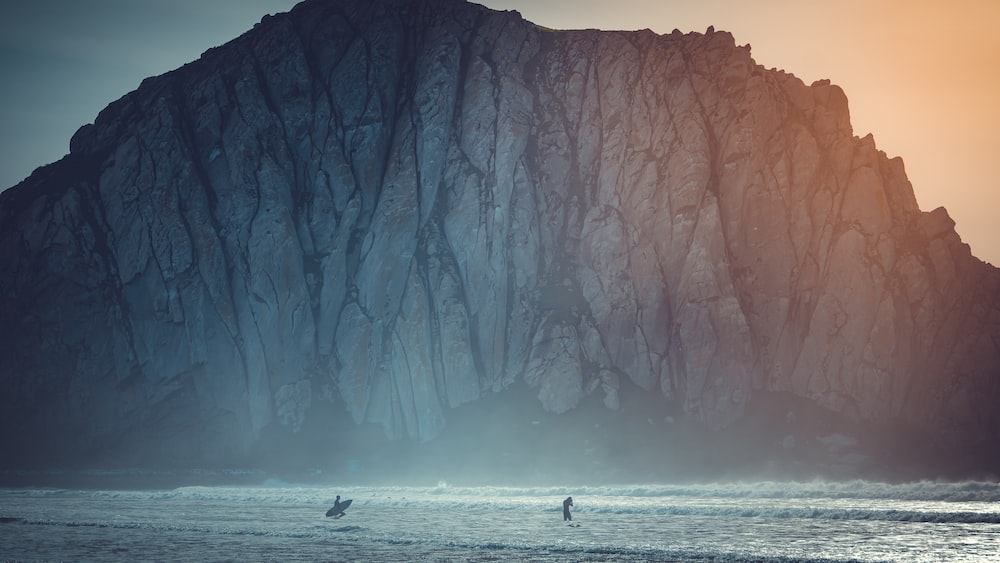
#> input picture codes/linear_filters/images/image2.jpeg, 1000 x 563 px
$ python commun_filters.py
#> lines starting #> are read from the running program, lines starting #| are printed output that depends on the picture
import cv2
import numpy as np
import matplotlib.pyplot as plt


img = cv2.imread('./images/image2.jpeg')
#> img is the input picture: shape (563, 1000, 3); mean B, G, R 110.4, 104.9, 101.9

# box filter
box_filtered = cv2.boxFilter(img, -1, (13, 13))
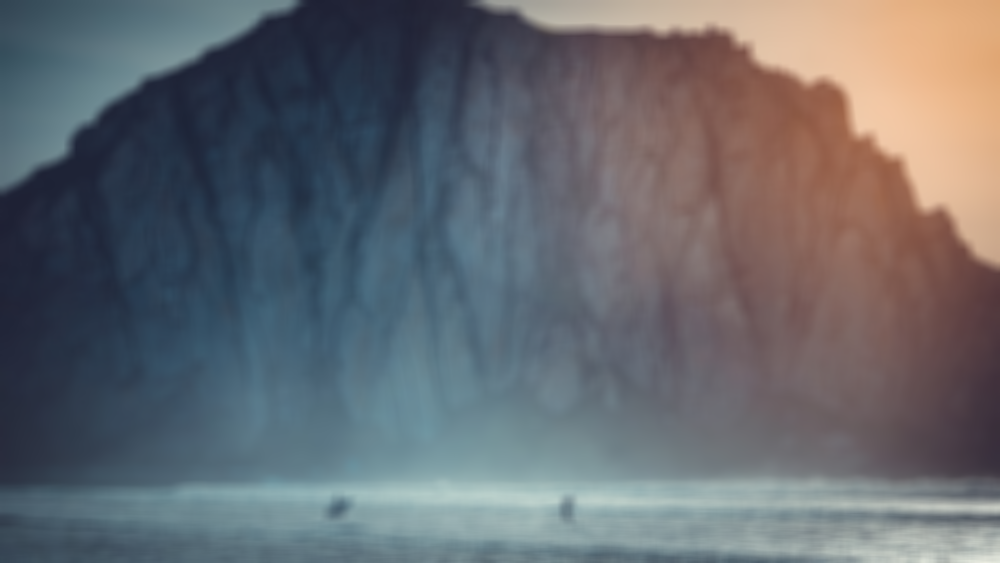
#> box_filtered: shape (563, 1000, 3); mean B, G, R 110.4, 104.9, 101.9
# gausian filter
gaussian_filtered = cv2.GaussianBlur(img, (13, 13), 0)

# plot
fig, ax = plt.subplots(3, 1, figsize=(15, 5))
ax[0].imshow(cv2.cvtColor(img, cv2.COLOR_BGR2RGB))
ax[0].set_title('Original Image')
ax[1].imshow(cv2.cvtColor(box_filtered, cv2.COLOR_BGR2RGB))
ax[1].set_title('Box Filtered Image')
ax[2].imshow(cv2.cvtColor(gaussian_filtered, cv2.COLOR_BGR2RGB))
ax[2].set_title('Gaussian Filtered Image')
fig.subplots_adjust(hspace=1.0)
plt.show()
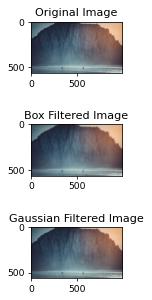
#> figure drawn by matplotlib, 3 panels
